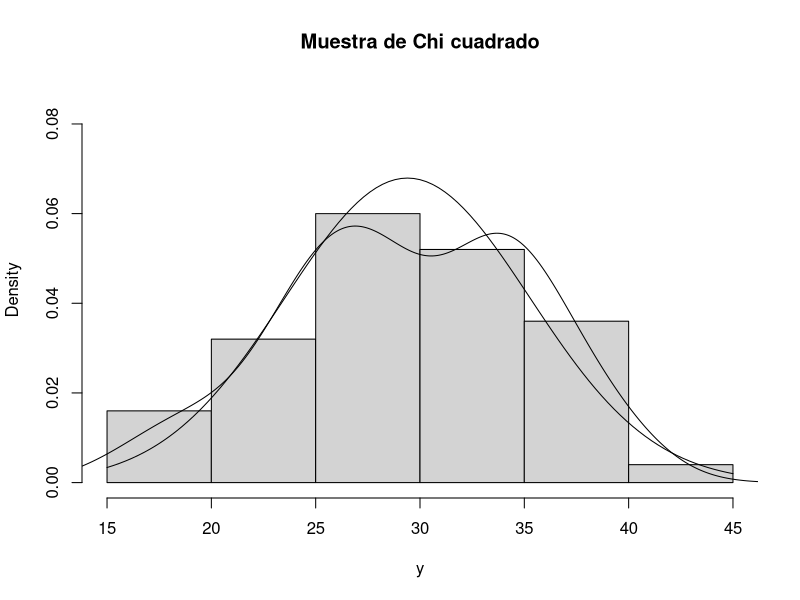
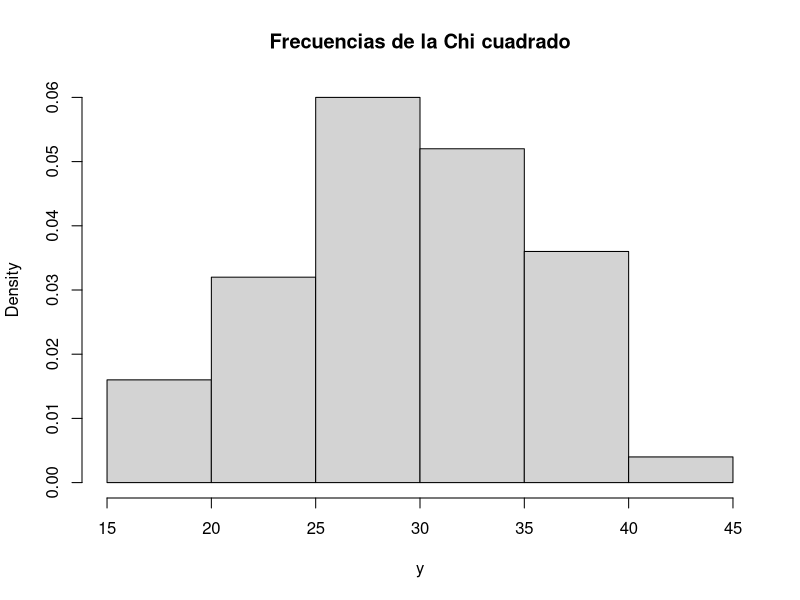
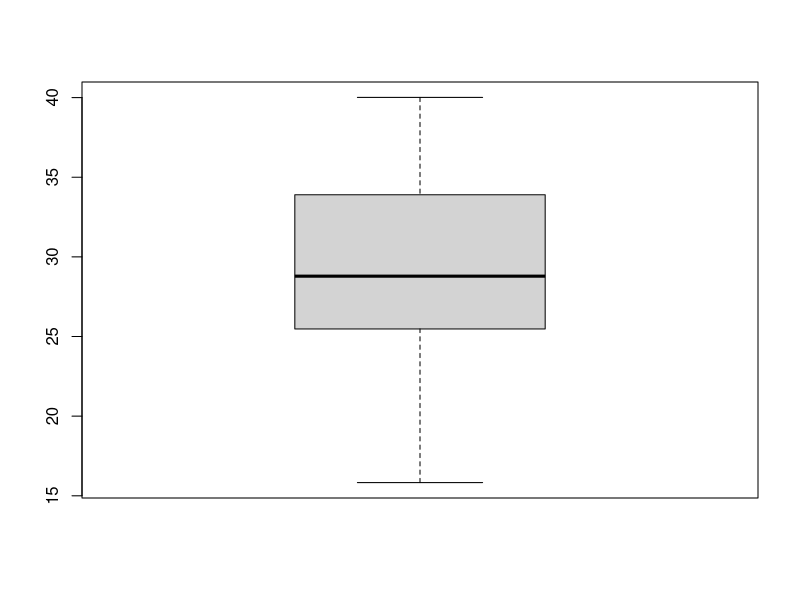
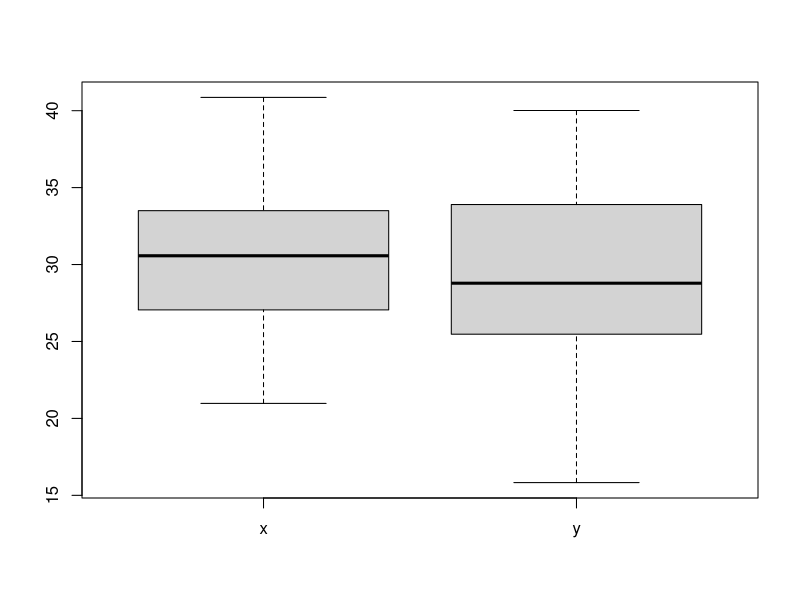
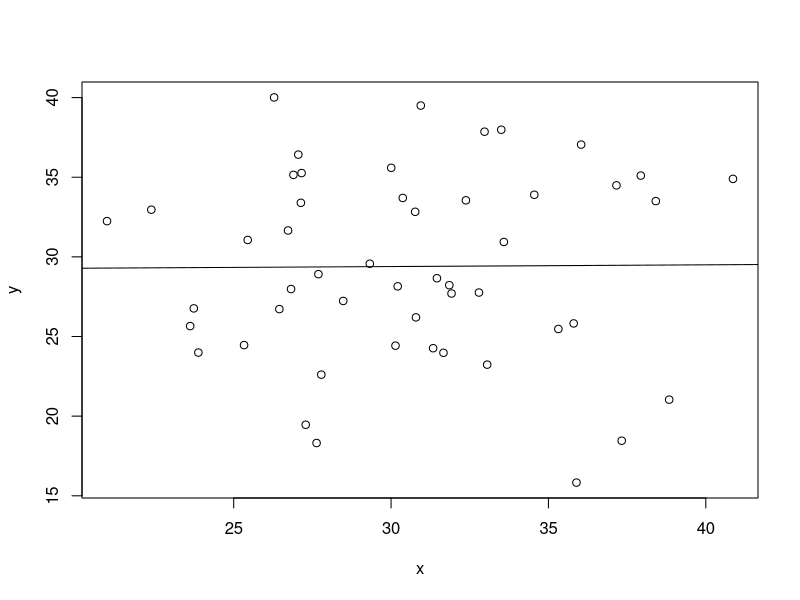
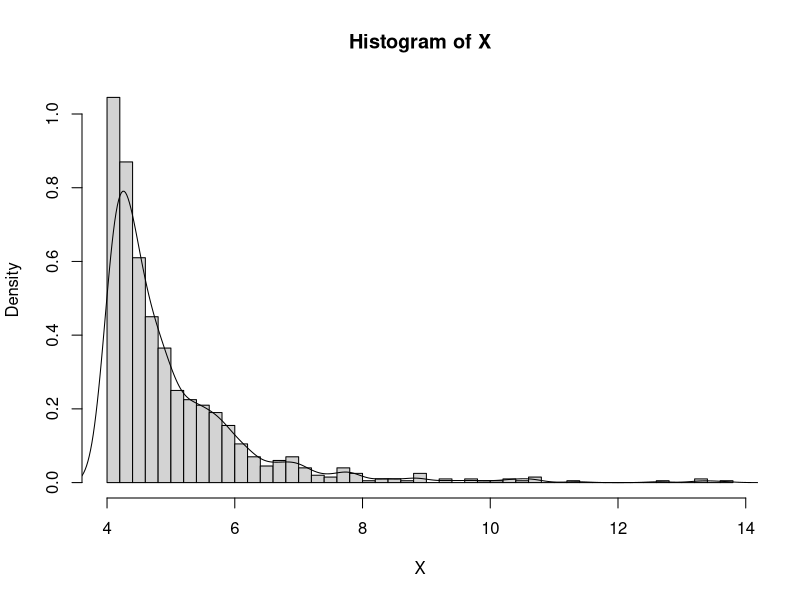

These charts were generated, in order, by the following R code:
## ---- chunk 1
# knitr::opts_knit$set(global.device = TRUE)
## ---- chunk 2
set.seed(1)
y <- rchisq(n = 50, df = 30)
x <- rnorm(n = 50, mean = 30, sd = 5)
## ---- chunk 3
mean(y)
sd(y)
quantile(y, probs = c(0.25, 0.5, 0.75))
## ---- chunk 4
hist(y, freq = FALSE, main = "Muestra de Chi cuadrado", ylim = c(0, max(dnorm(x, mean = mean(x), sd = sd(x)))))

lines(density(y))
curve(dnorm(x, mean = mean(y), sd = sd(y)), add = TRUE)
## ---- chunk 5
hist(y, freq = FALSE, main = "Frecuencias de la Chi cuadrado")
## ---- chunk 6
boxplot(y)
## ---- chunk 7
boxplot(x, y, names = c("x", "y"))
## ---- chunk 8
plot(x, y)
modelo <- lm(y ~ x)
abline(modelo)
## ---- chunk 9
apuesta <- function(dados = 4) {
    muestra <- sample(1:6, dados, replace = TRUE)
    any(muestra == 6)
    # 6 %in% muestra # alternativa
}
## ---- chunk 10
nsim <- 10000
x <- rep(4, nsim)
x <- sapply(x, apuesta)
mean(x)
print("Probabilidad exacta:")
exacta <- 1 - (5 / 6)^4
exacta
all.equal(mean(x), exacta)
## ---- chunk 11
nsim <- 1000
a <- 5
b <- 4
U <- runif(nsim)

f <- function(x) {
    ifelse(x >= b,
        a * b^a / (x^(a + 1)),
        0
    )
}

F <- function(x) {
    ifelse(x >= b,
        1 - (b / x)^a,
        0
    )
}

Finv <- function(u) {
    b / (1 - u)^(1 / a)
}

X <- sapply(U, Finv)
hist(X, freq = FALSE, breaks = "FD")
lines(density(X))

ks.test(X, F)
## ---- chunk 12
fun <- function(x) {
    1 / (1 + x^2)
}

nsim <- 1000
X <- runif(nsim)
Y <- f(X)
simuls <- cumsum(Y)
exacto <- pi / 4
